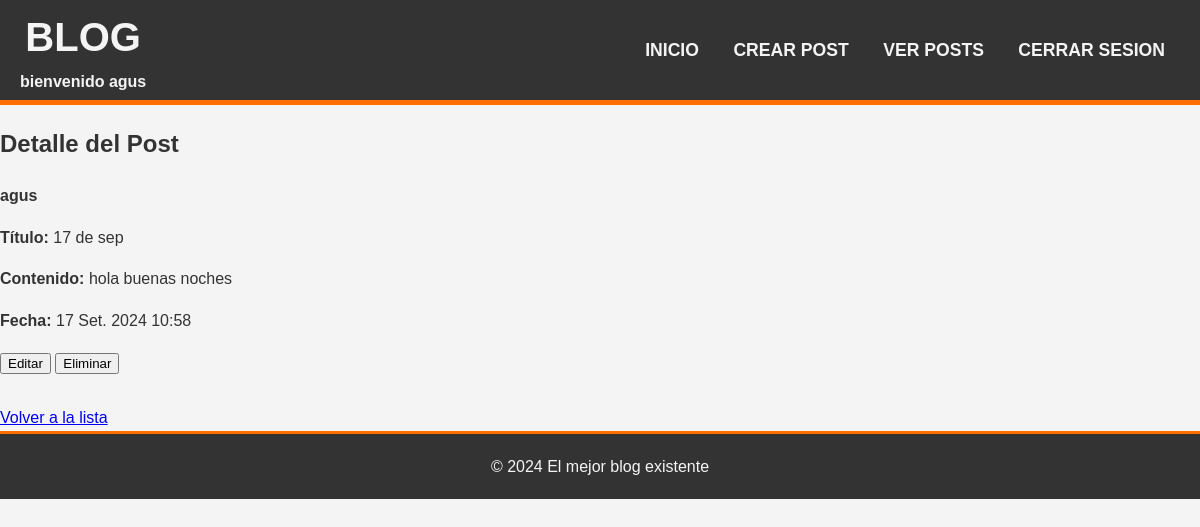
The page /posts/29 (signed in) on the database its author committed.
### post/models.py (models this page shows, shortened)
class Posteo(models.Model):
    titulo = models.CharField(max_length=120)
    contenido= models.TextField()
    Fecha_de_publicacion = models.DateTimeField(auto_now_add=True)
    author= models.ForeignKey(User, on_delete=models.CASCADE, related_name='post_manage')

### post/views.py (the view)
# urls.py: path('posts/<int:pk>', views.post_detail, name='detalle_posteo'),
@login_required
def post_detail(request, pk):
    post = get_object_or_404(Posteo, pk=pk)
    return render(request, 'post.html', {'post': post})

### post/templates/post.html (shortened to what this page needs)
{% extends 'base.html' %}
{% block content %}
<div class="centered-content">
    <h2>Detalle del Post</h2>
</div>
<div class="post-container">
    <div class="post-card">
        <strong class="user">{{post.author}}</strong><br>
        <p><strong>Título:</strong> {{ post.titulo }}<br></p>
        <p><strong>Contenido:</strong> {{ post.contenido }}<br></p>
        <p><strong>Fecha:</strong> {{ post.Fecha_de_publicacion }}<br></p>
    </div>
    <div class="post-container">
        {% if user == post.author %}
            <form action="{% url 'edit' post.pk %}" style="display: inline; margin-bottom: 10px;">
                <button type="submit" class="btn">Editar</button>
            </form>
            <form method="POST" action="{% url 'delete' post.pk %}" style="display: inline; margin-bottom: 10px;">
                <button type="submit" class="btn">Eliminar</button>
            </form>
        {% endif %}
    </div>
</div>
<div class="centered-content" style="margin-top: 30px;">
    <a href="{% url 'lista_posteos' %}" class="btn">Volver a la lista</a>
</div>
{% endblock %}

### post/templates/base.html (shortened to what this page needs)
<!DOCTYPE html>
<html lang="es">
<head>
    {% load static %}
    <link rel="stylesheet" href="{% static 'css/styles.css' %}">
    <link rel="stylesheet" href="{% static 'css/adicionales.css' %}">
</head>
<body>
    <header>
        <div class="header">
        <h1>BLOG</h1>
        <p><strong> bienvenido {{ user.username }}</strong> </p>
        </div>
        <nav>
            <ul>
                {% if user.is_authenticated %}
                <li><a href="{% url 'home' %}">INICIO</a> </li>
                <li><a href="{% url 'crear' %}">CREAR POST</a></li>
                <li><a href="{% url 'lista_posteos' %}">VER POSTS</a></li>
                <li><a href="{% url 'logout' %}">CERRAR SESION</a></li>
                {% else %}
                <li><a href="{% url 'login' %}">INICIAR SESION</a></li>
                <li><a href="{% url 'register' %}">REGISTRARSE </a></li>
                {% endif %}
            </ul>
        </nav>
    </header>
    <main>
        {% block content %}
        {% endblock %}
    </main>
    <footer>
       © 2024 El mejor blog existente
    </footer>
</body>
</html>

### post/static/css/styles.css (style rules this page uses)
:root { --color-naranja: #ff6f00; --color-gris: #333333; --color-claro: #f4f4f4; }
body { font-family: Arial, Helvetica, sans-serif; background-color: var(--color-claro); color: var(--color-gris); margin: 0; padding: 0; line-height: 1.6; min-height: 100vh; }
header { display: flex; align-items: center; justify-content: space-between; background-color: var(--color-gris); color: var(--color-claro); padding: 0 20px; text-align: center; border-bottom: 5px solid var(--color-naranja); height: 100px; }
header h1 { margin: 0 auto; text-align: center; font-size: 2.5em; flex-grow: 1; }
header p { margin: 0; text-align: center; color: var(--color-claro); }
nav ul { list-style-type: none; padding: 0; margin: 0; text-align: center; }
nav ul li { display: inline; margin: 0 15px; }
nav ul li a { color: var(--color-claro); text-decoration: none; font-weight: bold; font-size: 1.1em; transition: color 0.5s ease; }
footer { background-color: var(--color-gris); color: var(--color-claro); text-align: center; padding: 20px; border-top: 3px solid var(--color-naranja); }

### rows shown on the page
Posteo: author "agus", titulo "17 de sep", contenido "hola buenas noches", Fecha_de_publicacion "17 Set. 2024 10:58"

### other values the page prints
{{ user.username }} "agus"
